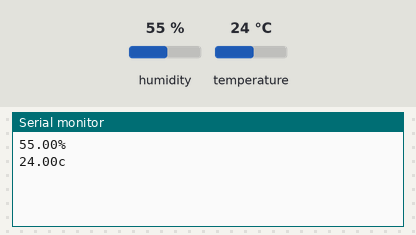
Recording of a sketch running on a simulated ESP8266 (NodeMCU). On the bench: the last lines printed to the serial monitor. The inputs (shaded band) are chosen by the test bench; at power-on: humidity 55 %, temperature 24 °C.

Above: at 2.7 s.
2.8 s: humidity set to 22 %
At 6.6 s:
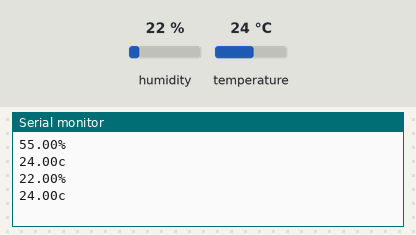
6.9 s: temperature set to 12 °C
At 9.7 s:
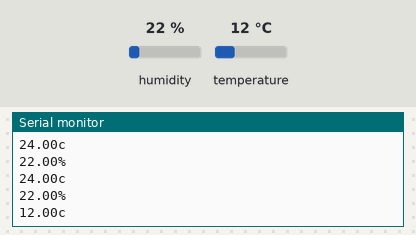
11.0 s: humidity set to 40 %
At 12.8 s:
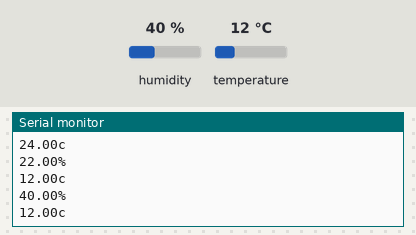
Timing chart, 0 to 14.3 s (numbered marks = the images above; inputs shaded):
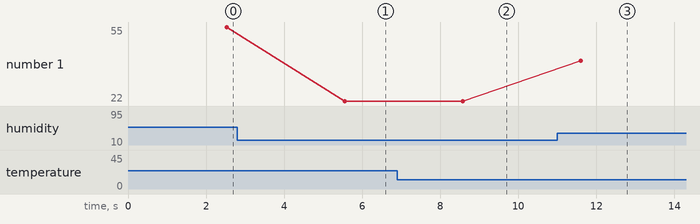

Measured:
- after the input at 2.8 s, the serial monitor: prints a new line after 2.8 s (image 1)
- after the input at 6.9 s, the serial monitor: prints a new line after 1.7 s (image 2)
- after the input at 11.0 s, the serial monitor: prints a new line after 0.60 s (image 3)
- plotted number 1: 55 → 22 after the input at 2.8 s, 22 → 40 after the input at 11.0 s

The sketch:

sending_dht_digital_.ino
```cpp
#define CAYENNE_PRINT Serial
#include <CayenneMQTTESP8266.h>
#include <DHT.h>

#define DHTPIN 5
#define DHTTYPE DHT11

//WiFi Connection Info
char ssid[] = "CANALBOX-DBD6";
char wifi_password[] = "1316523275";

//Cayenne Authentication
char username[] = "00be5fb0-0976-11ec-9b2d-abd5fca49150";
char password[] = "b38634a5f495ea8fd5bc897f7864c056a615186a";
char clietID[] = "ebab7190-0983-11ec-9a6a-b964661ada9f";

DHT dht(DHTPIN, DHTTYPE);

//Variales to hold the temperature and humidity
float h;
float t;

void setup() {
  Serial.begin(9600);
  Cayenne.begin(username, password, clietID, ssid, wifi_password);
  dht.begin();
}

void loop() {
  Cayenne.loop();
  h = dht.readHumidity();
  t = dht.readTemperature();
  Serial.print(h);
  Serial.println("%");
  Serial.print(t);
  Serial.println("c");

  Cayenne.virtualWrite(3, h);
  Cayenne.virtualWrite(4, t);

  delay(2000);
}
```
